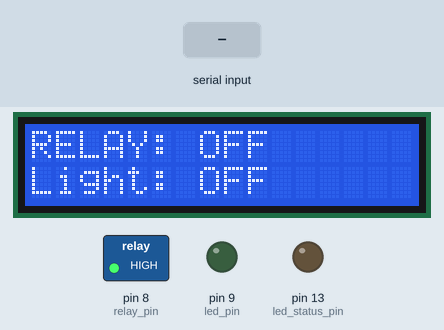
Recording of a program running on a simulated Arduino Mega 2560, built with avr-gcc and run on an emulated ATmega2560. Shown: 16×2 character LCD, switched loads named in the program (green lamp = pin HIGH), output pins drawn as LEDs (lit = HIGH). Inputs (shaded band) come from the test bench. What the program prints to the serial monitor is not drawn.

Above: at 2.2 s.
2.3 s: "ON\n" received over Serial
At 3.5 s:
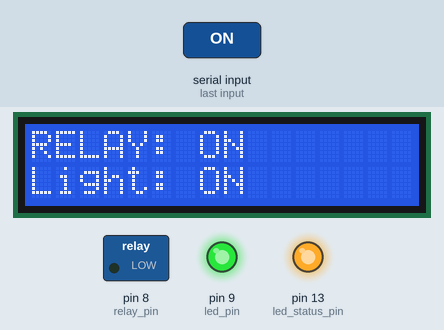
3.8 s: "OFF\n" received over Serial
At 4.8 s:
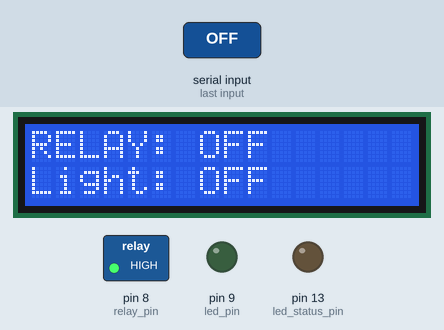
Timing chart, 0 to 6.8 s (numbered marks = the images above; inputs shaded):
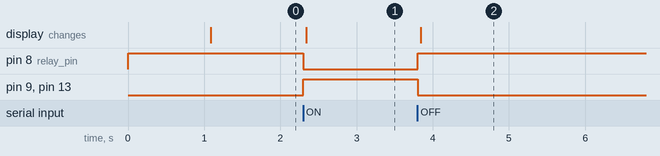

Measured:
- after the input at 2.3 s, pin 8 (relay_pin): HIGH → LOW at once; pin 9 (led_pin), pin 13 (led_status_pin): LOW → HIGH at once; the display: changes at once (image 1)
- after the input at 3.8 s, pin 8 (relay_pin): LOW → HIGH at once; pin 9 (led_pin), pin 13 (led_status_pin): HIGH → LOW at once; the display: changes after 0.05 s (image 2)

The program:

main.cpp
```cpp
#include <Arduino.h>

#include "relay_control/RelayControl.h"
#include "lcd_display/LcdDisplay.h"
#include "serial_comm/SerialComm.h"

const unsigned long status_report_interval_ms = 10000;
unsigned long last_status_report = 0;

void process_command(String cmd);

void setup() {
    serial_comm_init();
    relay_control_init();
    lcd_display_init();

    serial_comm_println("Initializing Relay Actuator Control...");
    lcd_display_update(relay_get_state());
    serial_comm_report_status(relay_get_state());
}

void loop() {
    if (Serial.available() > 0) {
        String cmd = Serial.readStringUntil('\n');
        cmd.trim();

        if (cmd.length() > 0) {
            process_command(cmd);
        }
    }

    unsigned long now = millis();

    if (now - last_status_report >= status_report_interval_ms) {
        last_status_report = now;

        lcd_display_update(relay_get_state());
        serial_comm_report_status(relay_get_state());
    }
}

void process_command(String cmd) {
    cmd.trim();
    cmd.toUpperCase();

    if (cmd == "ON") {
        relay_set(true);
        lcd_display_update(true);

        serial_comm_println(
            "{\"result\":\"OK\",\"action\":\"RELAY ON\",\"light\":\"ON\"}"
        );

        serial_comm_report_status(true);

    } else if (cmd == "OFF") {
        relay_set(false);
        lcd_display_update(false);

        serial_comm_println(
            "{\"result\":\"OK\",\"action\":\"RELAY OFF\",\"light\":\"OFF\"}"
        );

        serial_comm_report_status(false);

    } else if (cmd == "STATUS") {
        lcd_display_update(relay_get_state());
        serial_comm_report_status(relay_get_state());

    } else {
        serial_comm_print("{\"error\":\"UNKNOWN COMMAND\",\"cmd\":\"");
        serial_comm_print(cmd);
        serial_comm_println(
            "\",\"valid_commands\":[\"ON\",\"OFF\",\"STATUS\"]}"
        );
    }
}
```

RelayControl.cpp
```cpp
#include "RelayControl.h"

static bool relay_state = false;

void relay_control_init() {
    pinMode(relay_pin, OUTPUT);
    pinMode(led_pin, OUTPUT);
    pinMode(led_status_pin, OUTPUT);

    relay_set(false);
}

void relay_set(bool on) {
    relay_state = on;

    digitalWrite(relay_pin, on ? LOW : HIGH);
    digitalWrite(led_pin, on ? HIGH : LOW);
    digitalWrite(led_status_pin, on ? HIGH : LOW);
}

bool relay_get_state() {
    return relay_state;
}
```

RelayControl.h
```cpp
#ifndef RELAY_CONTROL_H
#define RELAY_CONTROL_H

#include <Arduino.h>

const int relay_pin = 8;
const int led_pin = 9;
const int led_status_pin = 13;

void relay_control_init();
void relay_set(bool on);
bool relay_get_state();

#endif
```

SerialComm.cpp
```cpp
#include "SerialComm.h"

static String serial_buffer = "";
static bool command_ready = true;

bool serial_comm_has_command() {
    while (Serial.available() > 0) {
        char received_char = (char)Serial.read();

        if (received_char == '\r') {
            continue;
        }

        if (received_char == '\n') {
            if (serial_buffer.length() > 0) {
                command_ready = true;
                return true;
            }
        } else {
            serial_buffer += received_char;

            if (serial_buffer.length() > serial_buffer_max_size) {
                serial_buffer = serial_buffer.substring(
                    serial_buffer.length() - serial_buffer_max_size
                );
            }
        }
    }

    return false;
}

String serial_comm_get_command() {
    if (!command_ready) {
        return "";
    }

    String command = serial_buffer;
    serial_buffer = "";
    command_ready = false;

    return command;
}

void serial_comm_init() {
    Serial.begin(serial_baud_rate);
    serial_buffer = "";
    command_ready = false;
}

void serial_comm_print(const char* message) {
    Serial.print(message);
}

void serial_comm_print(String message) {
    Serial.print(message);
}

void serial_comm_println(const char* message) {
    Serial.println(message);
}

void serial_comm_println(String message) {
    Serial.println(message);
}

void serial_comm_report_status(bool relay_on) {
    String json = "{";
    json += "\"relay\":\"";
    json += relay_on ? "ON" : "OFF";
    json += "\",\"light\":\"";
    json += relay_on ? "ON" : "OFF";
    json += "\",\"timestamp\":";
    json += String(millis());
    json += "}";

    Serial.println(json);
}
```

SerialComm.h
```cpp
#ifndef SERIAL_COMM_H
#define SERIAL_COMM_H

#include <Arduino.h>

const long serial_baud_rate = 9600;
const int serial_buffer_max_size = 256;

void serial_comm_init();
bool serial_comm_has_command();
String serial_comm_get_command();

void serial_comm_print(const char* message);
void serial_comm_print(String message);
void serial_comm_println(const char* message);
void serial_comm_println(String message);

void serial_comm_report_status(bool relay_on);

#endif
```

LcdDisplay.cpp
```cpp
#include "LcdDisplay.h"

static LiquidCrystal lcd(
    lcd_rs_pin,
    lcd_en_pin,
    lcd_d4_pin,
    lcd_d5_pin,
    lcd_d6_pin,
    lcd_d7_pin
);

void lcd_display_init() {
    lcd.begin(lcd_columns, lcd_rows);
    lcd.setCursor(0, 0);
    lcd.setCursor(0, 1);
    lcd.print("Waiting command...");
    delay(1000);
}

void lcd_display_update(bool relay_on) {
    lcd.clear();

    lcd.setCursor(0, 0);
    lcd.print("RELAY: ");
    lcd.print(relay_on ? "ON " : "OFF");

    lcd.setCursor(0, 1);
    lcd.print("Light: ");
    lcd.print(relay_on ? "ON " : "OFF");
}

void lcd_display_message(const char* line1, const char* line2) {
    lcd.clear();
    lcd.setCursor(0, 0);
    lcd.print(line1);
    lcd.setCursor(0, 1);
    lcd.print(line2);
}
```

LcdDisplay.h
```cpp
#ifndef LCD_DISPLAY_H
#define LCD_DISPLAY_H

#include <Arduino.h>
#include <LiquidCrystal.h>

const int lcd_rs_pin = 12;
const int lcd_en_pin = 11;
const int lcd_d4_pin = 5;
const int lcd_d5_pin = 4;
const int lcd_d6_pin = 3;
const int lcd_d7_pin = 2;

const int lcd_columns = 16;
const int lcd_rows = 2;

void lcd_display_init();
void lcd_display_update(bool relay_on);
void lcd_display_message(const char* line1, const char* line2);

#endif
```
